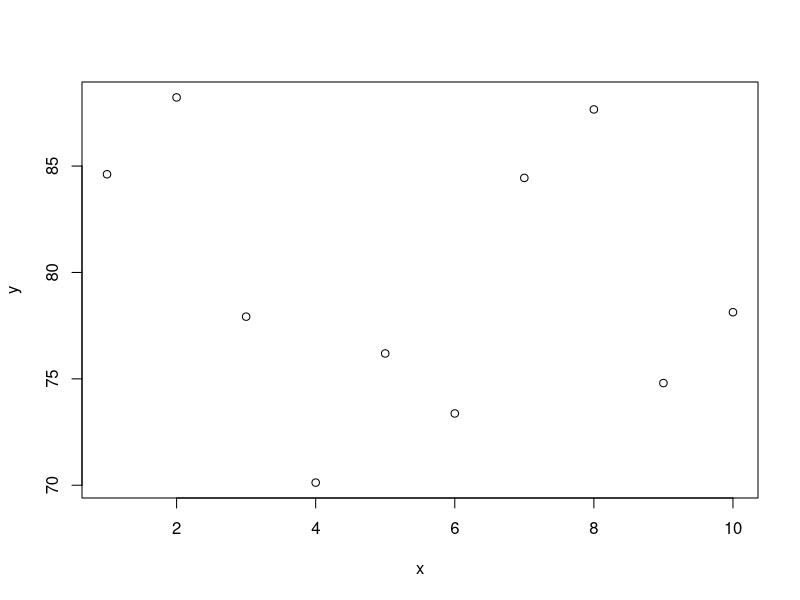

R code for this plot:
# github ------

# Version Control ----

# Git is a distributed version control system.
# instead of saving heaps of files of the same thing over and over (v1, v2, v3) with small changes
# each time, use a version control system that keeps track of ONLY the changes each time.
# You move things from your 'Workspace' where you have heaps of files that you may not use all of,
# you move them to the 'Staging Area', and then to the 'Local repositary'.
# The 'Staging Area' contains JUST the files that you want to use, so you know which is the 'right' file.

# Aspects of github

# 1. 'Workspace' - files here are 'untracked'
# 2. 'Staging Area' - files here are 'staged'
# 3. 'Local Repositary' - files here are 'commited' or 'modidied' (post-committing)
#    (You can also have a 'Remote Repositary' which is where you host it eg. on github so someone can see it)

# In the terminal type:
# git config --global user.name "Tania M Kenyon"
# git config --global user.email "tania.kenyon@uqconnect.edu.au"

# Then create a New Project and make sure you tick 'Create a git repositery'
# Then save an R script (this one - 'github_repositaries') and then
# in the Git tab (next to History) it will show the R script and the status
# If the status is ?? it means the files are 'untracked'

x=seq(1, 10, len=10)
y=40*2 + rnorm(10,0,5)
plot(x,y)
summary(y)

# Now, say you are happy with your code, committ it.
# Select the file, the 'github_repositaries' and tick it, then click 'Commit'
# type in the comments what you have done, e.g 'This is the initial commit' or
# added analsis of x, y, z.

# ****A git repositary is a .git folder***
# So now we have a git repositary with a 'HEAD' and a branch - 'MASTER'

# So the R script just has the HEAD (latest), 
# but the git file has all of the history

# Commits are cheap - commit often!!

# Tagging commits:

# It changes your documents, your files, to hexcode.
# You can 'tag' a commit so that it has a proper name instead of a hex code.
# e.g. if you wanted to call it V1 when you have submitted a paper with 
# the current analysis.
# Go to the cog symbol in 'Git' tab, open 'Shell'.
# Type: git tag -a 'V.1' -m 'Version 1' 
# Replace 'V.1' with whatever (no spaces allowed)
# Replace 'Version 1' with whatever.

# OPTIONS

# 1. Checkout - moves the head back to a previous point and commits from then on in another direction (branch)
# 2. Reset - VERY VIOLENT. you know no-one has committed on top of what you've done and it 
# was silly and you want to delete it all.
# 3. Revert - Jumps back in time.
